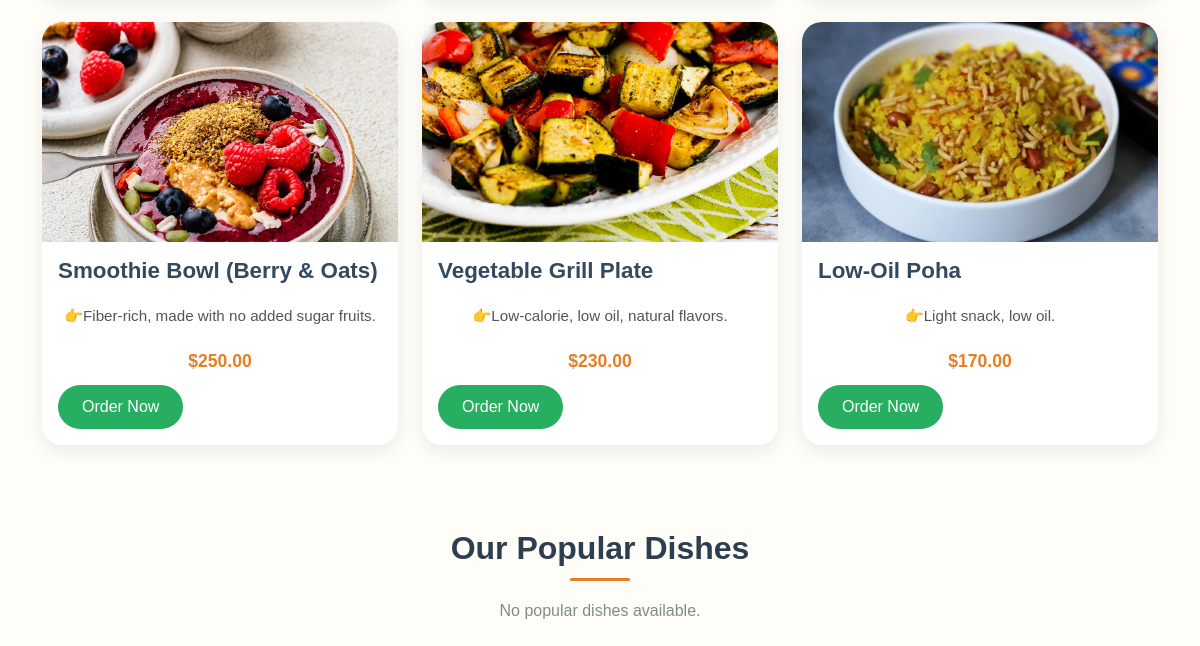
/menu/ (lower part), run on an earlier commit of the app's database.
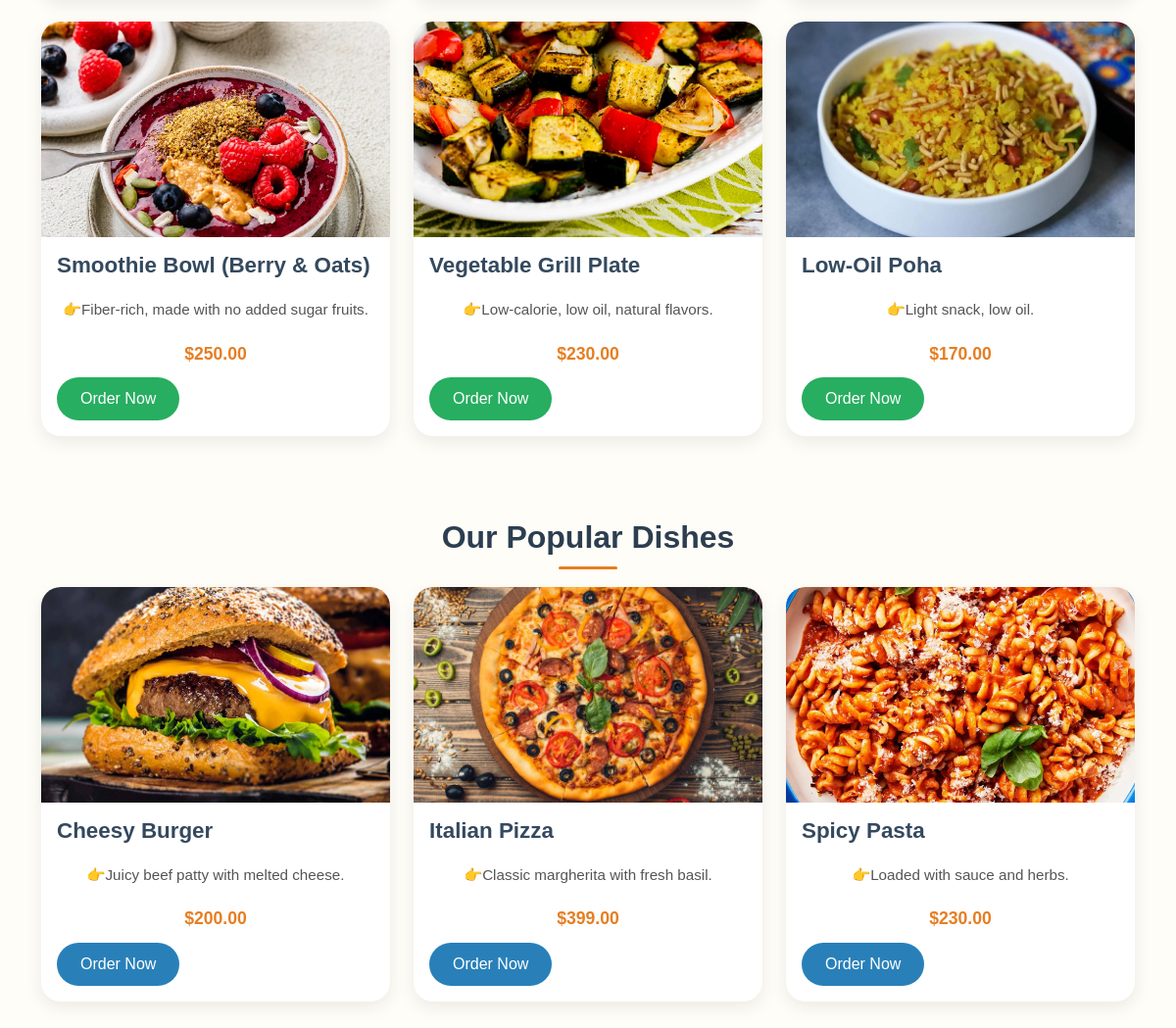
And on a later commit of the database.
### restaurant/models.py (models this page shows, shortened)
class MenuItem(models.Model):
    CATEGORY_CHOICES = [
        ('🥗 Starters', '🥗 Starters'),
        ('🍛 Main Course', '🍛 Main Course'),
        ('🍝 Noodles & Pasta', '🍝 Noodles & Pasta'),
        ('🍟 Sides', '🍟 Sides'),
        ('🍹 Drinks', '🍹 Drinks'),
        ('🍨 Desserts', '🍨 Desserts'),
        ('Healthy Foods', 'Healthy Foods'),
        ('Our Popular Dishes','Our Popular Dishes')
    ]
    name = models.CharField(max_length=100)
    description = models.TextField()
    price = models.DecimalField(max_digits=6, decimal_places=2)
    image = models.ImageField(upload_to='menu_images/')
    category = models.CharField(max_length=20, choices=CATEGORY_CHOICES, default='🍹 Drinks')

### restaurant/views.py (the view)
# urls.py: path('menu/', views.menu_view, name='menu'),
def menu_view(request, popular_items=None):
    starters_items = MenuItem.objects.filter(category='🥗 Starters')
    main_course_items = MenuItem.objects.filter(category='🍛 Main Course')
    noodles_pasta_items = MenuItem.objects.filter(category='🍝 Noodles & Pasta')
    sides_items = MenuItem.objects.filter(category='🍟 Sides')
    drinks_items = MenuItem.objects.filter(category='🍹 Drinks')
    desserts_items = MenuItem.objects.filter(category='🍨 Desserts')
    healthy_foods_items = MenuItem.objects.filter(category='Healthy Foods')
    popular_items = MenuItem.objects.filter(category='Our Popular Dishes')
    return render(request, 'menu.html', {
        'starters_items': starters_items,
        'main_course_items': main_course_items,
        'noodles_pasta_items': noodles_pasta_items,
        'sides_items': sides_items,
        'drinks_items': drinks_items,
        'desserts_items': desserts_items,
        'healthy_foods_items': healthy_foods_items,
        'popular_items': popular_items,
    })

### templates/menu.html (shortened to what this page needs)
<!DOCTYPE html>
<html lang="en">
<head>
    <link href="https://cdn.jsdelivr.net/npm/bootstrap@5.1.3/dist/css/bootstrap.min.css" rel="stylesheet">
    {% load static %}
</head>
<body>
    <div class="container mt-5">
        <div class="row">
            {% for item in healthy_foods_items %}
            <div class="col-md-4 mb-4">
                <div class="card">
                    <img src="{{ item.image.url }}" class="card-img-top" alt="{{ item.name }}" onerror="this.src='{% static 'img/default-food.jpg' %}'">
                    <div class="card-body">
                        <h5 class="card-title">{{ item.name }}</h5>
                        <p class="card-text">{{ item.description }}</p>
                        <p class="card-text"><strong>${{ item.price }}</strong></p>
                        <a href="{% url 'order_item' item.id %}" class="btn btn-success">Order Now</a>
                    </div>
                </div>
            </div>
            {% empty %}
            <p>No healthy foods available.</p>
            {% endfor %}
        </div>
       <h3>Our Popular Dishes</h3>
      <div class="row">
      {% for item in popular_items %}
     <div class="col-md-4 mb-4">
        <div class="card">
            <img src="{{ item.image.url }}" class="card-img-top" alt="{{ item.name }}" onerror="this.src='{% static 'img/default-food.jpg' %}'">
            <div class="card-body">
                <h5 class="card-title">{{ item.name }}</h5>
                <p class="card-text">{{ item.description }}</p>
                <p class="card-text"><strong>${{ item.price }}</strong></p>
                <a href="{% url 'order_item' item.id %}" class="btn btn-primary">Order Now</a>
            </div>
        </div>
    </div>
    {% empty %}
    <p>No popular dishes available.</p>
    {% endfor %}
</div>
    </div>
</body>
</html>

What changed in the data, as far as the page shows it:
added MenuItem: image (picture), name "Cheesy Burger", description "👉Juicy beef patty with melted cheese.", price "200.00", shown under "Our Popular Dishes"
added MenuItem: image (picture), name "Italian Pizza", description "👉Classic margherita with fresh basil.", price "399.00", shown under "Our Popular Dishes"
added MenuItem: image (picture), name "Spicy Pasta", description "👉Loaded with sauce and herbs.", price "230.00", shown under "Our Popular Dishes"
Also different on the page:
text no longer shown: "No popular dishes available."
